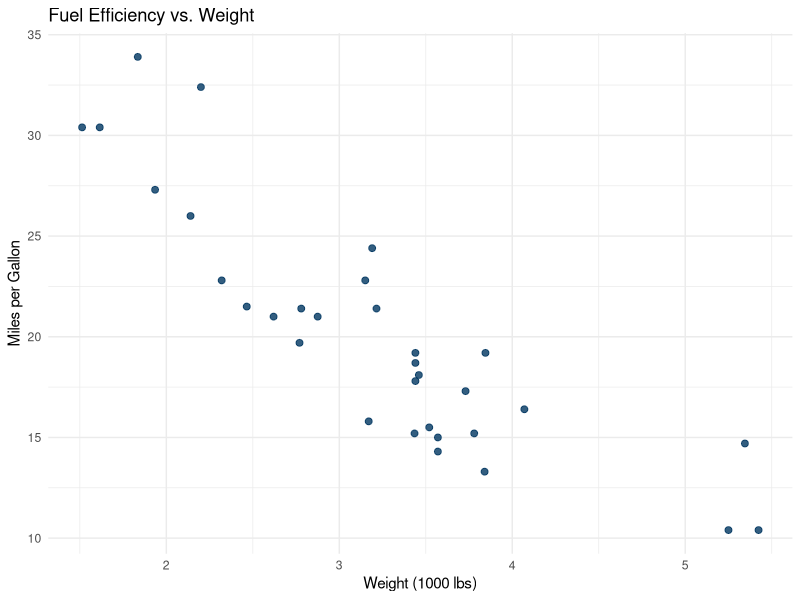
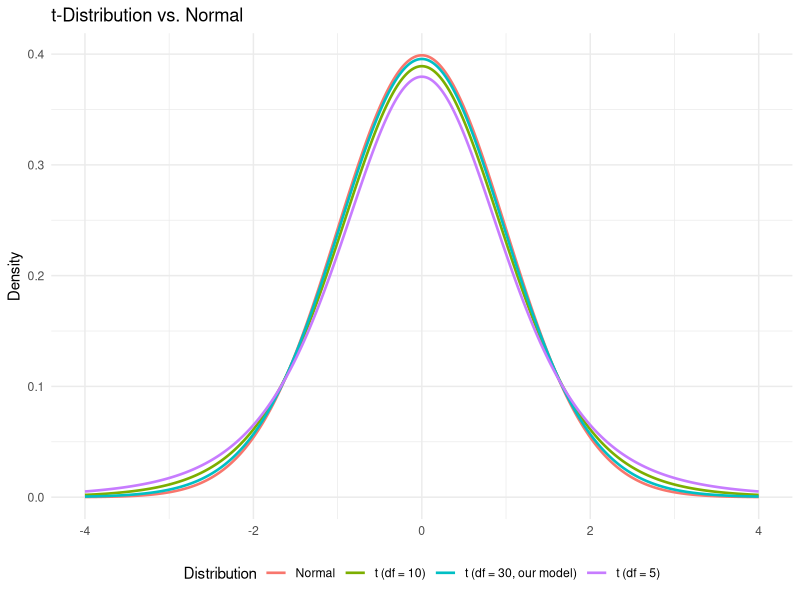

The R script that drew these images, in order: (Note: this script raises an error after producing the figures.)
## ---- chunk 1
library(tidyverse)
library(knitr)
knitr::opts_chunk$set(echo = TRUE, message = FALSE, warning = FALSE, error = TRUE)
options(digits = 4)
## ---- chunk 2
glimpse(mtcars)
## ---- chunk 3
ggplot(mtcars, aes(x = wt, y = mpg)) +
  geom_point(color = "#003660", alpha = 0.8, size = 2) +
  labs(
    title = "Fuel Efficiency vs. Weight",
    x     = "Weight (1000 lbs)",
    y     = "Miles per Gallon"
  ) +
  theme_minimal()
## ---- chunk 4
fit <- lm(mpg ~ wt, data = mtcars)
summary(fit)
## ---- chunk 5
n      <- nrow(mtcars)
b0     <- coef(fit)["(Intercept)"]
b1     <- coef(fit)["wt"]
x      <- mtcars$wt
x_bar  <- mean(x)
RSS    <- sum(residuals(fit)^2)
Sxx    <- sum((x - x_bar)^2)
MSE    <- RSS / (n - 2)
## ---- chunk 6
sigma2_OLS <- RSS / (n - 2)
sigma2_MLE <- RSS / n

data.frame(
  Estimator = c("OLS (unbiased)", "MLE (biased)"),
  Formula   = c("RSS / (n - 2)", "RSS / n"),
  Value     = round(c(sigma2_OLS, sigma2_MLE), 3)
) |>
  kable(align = "llr", caption = "Comparing OLS and MLE estimates of σ²")
## ---- chunk 7
x_vals <- seq(-4, 4, length.out = 500)

df_dist <- data.frame(
  x    = rep(x_vals, 4),
  y    = c(dnorm(x_vals),
           dt(x_vals, df = 5),
           dt(x_vals, df = 10),
           dt(x_vals, df = n - 2)),
  dist = rep(c("Normal", "t (df = 5)", "t (df = 10)",
               paste0("t (df = ", n - 2, ", our model)")),
             each = 500)
)

ggplot(df_dist, aes(x = x, y = y, color = dist)) +
  geom_line(linewidth = 0.9) +
  labs(title = "t-Distribution vs. Normal",
       x = NULL, y = "Density", color = "Distribution") +
  theme_minimal() +
  theme(legend.position = "bottom")
## ---- chunk 8
# 95% CI critical value  (alpha = 0.05, two-sided -> upper tail = 0.025)
t_crit_95 <- qt(0.975, df = n - 2)
t_crit_95

# 99% CI critical value
t_crit_99 <- qt(0.995, df = n - 2)
t_crit_99

# One-sided critical value (alpha = 0.05, upper tail = 0.05)
t_crit_one <- qt(0.95, df = n - 2)
t_crit_one
## ---- chunk 9
# TODO: replace NULL with SE of beta_1 hat
se_b1 <- NULL

# TODO: replace NULL with SE of beta_0 hat
se_b0 <- NULL

cat("SE(β̂₁):", round(se_b1, 4), "\n")
cat("SE(β̂₀):", round(se_b0, 4), "\n")
## ---- chunk 10
# TODO: replace NULL with confidence interval for beta 1
CI_b1_95 <- NULL

# TODO: replace NULL with confidence interval for b0
CI_b0_95 <- NULL

cat("95% CI for β₁: (", round(CI_b1_95[1], 3), ",", round(CI_b1_95[2], 3), ")\n")
cat("95% CI for β₀: (", round(CI_b0_95[1], 3), ",", round(CI_b0_95[2], 3), ")\n")
## ---- chunk 11
confint(fit, level = 0.95)
## ---- chunk 12
# TODO: replace NULL with critical value for 90% conf interval
t_crit_90 <- NULL

# TODO: replace NULL with 90% confidence interval formula
CI_b1_90 <- NULL
## ---- chunk 13
cat("90% CI for β₁: (", round(CI_b1_90[1], 3), ",", round(CI_b1_90[2], 3), ")\n")
## ---- chunk 14
# TODO: replace NULL with test statistic
t_star_b1 <- NULL

# Two-sided critical value at alpha = 0.05
t_crit_two <- qt(0.975, df = n - 2)

cat("Test statistic t*   =", round(t_star_b1, 4), "\n")
cat("Critical value ±t*  =", round(t_crit_two, 4), "\n")
cat("Reject H0?", abs(t_star_b1) > t_crit_two, "\n")
## ---- chunk 15
summary(fit)$coefficients
## ---- chunk 16
# TODO: replace NULL with critical value
t_crit_left <- NULL

cat("Test statistic t*   =", round(t_star_b1, 4), "\n")
cat("Critical value      =", round(t_crit_left, 4), "\n")
cat("Reject H0?", t_star_b1 < t_crit_left, "\n")
## ---- chunk 17
beta10 <- -6

# TODO: replace NULL with (b1 - beta10) / se_b1
t_star_nz <- NULL

# TODO: replace NULL with qt(0.975, df = n - 2)
t_crit_nz <- NULL
## ---- chunk 18
cat("Test statistic:", round(t_star_nz, 4), "\n")
cat("Critical value:", round(t_crit_nz, 4), "\n")
cat("Reject H0?", abs(t_star_nz) > t_crit_nz, "\n")
